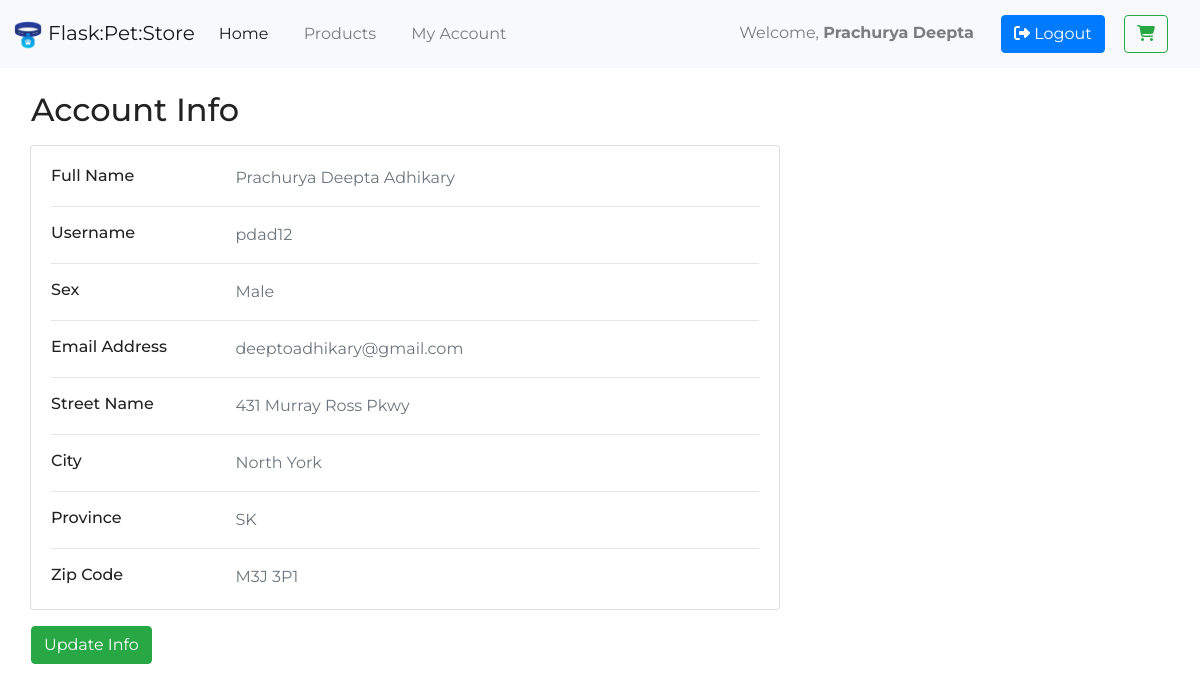
The app's page /customer/ (signed in), older data.
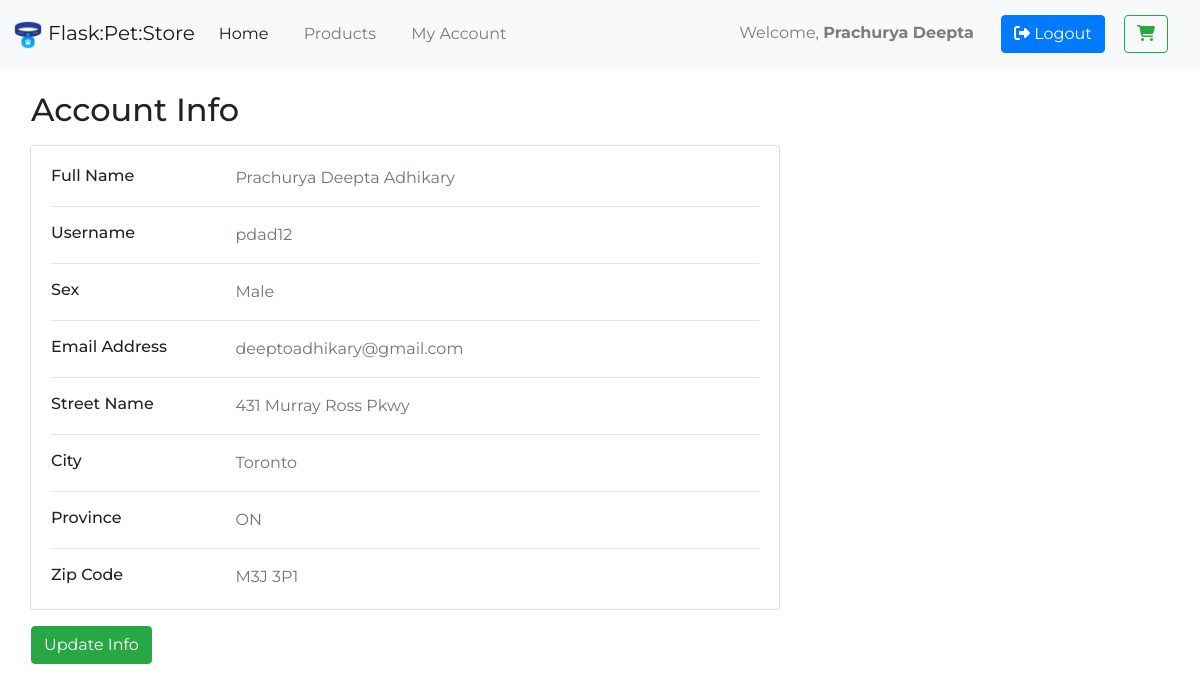
The same page, newer data.
### flask_pet_store/models.py (models this page shows, shortened)
class User(db.Model, UserMixin):
    id = db.Column(
        db.Integer(), primary_key=True
    )
    _first_name = db.Column(
        'first_name', db.String(length=30), nullable=False
    )
    _last_name = db.Column(
        'last_name', db.String(length=30), nullable=False
    )
    sex = db.Column(
        db.String(length=1), nullable=False
    )
    _email = db.Column(
        'email', db.String(length=80), nullable=False, unique=True
    )
    username = db.Column(
        db.String(length=60), nullable=False, unique=True
    )
    _password_hash = db.Column(
        'password_hash', db.String(length=60), nullable=False
    )
    _street_name = db.Column(
        'street_name', db.String(length=60), nullable=False
    )
    _zip_code = db.Column(
        'zip_code', db.String(length=7), nullable=False
    )
    _city = db.Column(
        'city', db.String(length=30), nullable=False
    )
    province = db.Column(
        db.String(length=2), nullable=False
    )
    orders = db.relationship('Product', secondary=product_orders, backref=db.backref('ordered_by', lazy='dynamic'))
    roles = db.relationship('Role', secondary='user_roles', backref=db.backref('subscribers', lazy='dynamic'))
    @hybrid_property
    def first_name(self):
        return self._first_name
    @first_name.setter
    def first_name(self, entered_name):
        self._first_name = entered_name.title()
    @hybrid_property
    def last_name(self):
        return self._last_name
    @last_name.setter
    def last_name(self, entered_name):
        self._last_name = entered_name.title()
    @hybrid_property
    def email(self):
        return self._email
    @email.setter
    def email(self, entered_email):
        self._email = entered_email.lower()
    @hybrid_property
    def password(self):
        return self._password_hash
    @hybrid_property
    def street_name(self):
        return self._street_name
    @street_name.setter
    def street_name(self, entered_street):
        self._street_name = entered_street.title()
    @hybrid_property
    def zip_code(self):
        return self._zip_code
    @zip_code.setter
    def zip_code(self, entered_zip):
        formatted_zip = entered_zip
        if entered_zip[3] != ' ':
            formatted_zip = entered_zip[:3] + ' ' + entered_zip[3:]
        self._zip_code = formatted_zip.upper()
    @hybrid_property
    def city(self):
        return self._city
    @city.setter
    def city(self, entered_city):
        self._city = entered_city.title()

### flask_pet_store/customer/routes.py (the view)
@customer_blueprint.route('/')
@login_required
def index():
    customer = User.query.get_or_404(current_user.id)
    return render_template('customer/index.html', customer=customer)

### flask_pet_store/models.py (called while the page is built)
@login_manager.user_loader
def load_user(user_id):
    return User.query.get(int(user_id))

### flask_pet_store/customer/templates/customer/index.html (shortened to what this page needs)
{% extends 'layout.html' %}
{% block content %}
    <div class="container-fluid">
        <br>
        <h2 class="mb-3 px-3">Account Info</h2>
        <div class="col-md-8">
            <div class="card mb-3">
                <div class="card-body">
                    <div class="row">
                        <div class="col-sm-3">
                            <h6 class="mb-0">Full Name</h6>
                        </div>
                        <div class="col-sm-9 text-secondary">
                            {{ customer.first_name }} {{ customer.last_name }}
                        </div>
                    </div>
                    <hr>
                    <div class="row">
                        <div class="col-sm-3">
                            <h6 class="mb-0">Username</h6>
                        </div>
                        <div class="col-sm-9 text-secondary">
                            {{ customer.username }}
                        </div>
                    </div>
                    <hr>
                    <div class="row">
                        <div class="col-sm-3">
                            <h6 class="mb-0">Sex</h6>
                        </div>
                        <div class="col-sm-9 text-secondary">
                            {{ customer.sex }}
                        </div>
                    </div>
                    <hr>
                    <div class="row">
                        <div class="col-sm-3">
                            <h6 class="mb-0">Email Address</h6>
                        </div>
                        <div class="col-sm-9 text-secondary">
                            {{ customer.email }}
                        </div>
                    </div>
                    <hr>
                    <div class="row">
                        <div class="col-sm-3">
                            <h6 class="mb-0">Street Name</h6>
                        </div>
                        <div class="col-sm-9 text-secondary">
                            {{ customer.street_name }}
                        </div>
                    </div>
                    <hr>
                    <div class="row">
                        <div class="col-sm-3">
                            <h6 class="mb-0">City</h6>
                        </div>
                        <div class="col-sm-9 text-secondary">
                            {{ customer.city }}
                        </div>
                    </div>
                    <hr>
                    <div class="row">
                        <div class="col-sm-3">
                            <h6 class="mb-0">Province</h6>
                        </div>
                        <div class="col-sm-9 text-secondary">
                            {{ customer.province }}
                        </div>
                    </div>
                    <hr>
                    <div class="row">
                        <div class="col-sm-3">
                            <h6 class="mb-0">Zip Code</h6>
                        </div>
                        <div class="col-sm-9 text-secondary">
                            {{ customer.zip_code }}
                        </div>
                    </div>
                </div>
            </div>
        </div>
        <a class="btn btn-success mx-3" href="{{ url_for('customer.update') }}">Update Info</a>
    </div>
{% endblock %}

### flask_pet_store/templates/layout.html (shortened to what this page needs)
<!doctype html>
<html lang="en">
<head>
    <link rel="stylesheet" href="https://cdn.jsdelivr.net/npm/bootstrap@4.6.0/dist/css/bootstrap.min.css"
>
    <link rel="stylesheet" href="{{ url_for('static', filename='css/styles.css') }}">
</head>
<body>
<header>
    <nav class="navbar fixed-top navbar-expand-lg navbar-light bg-light">
        <a class="navbar-brand" href="{{ url_for('home_page') }}">
            <img src="{{ url_for('static', filename='img/logo.png') }}" width="30" height="30"
                 alt="Flask Pet Store logo">
            Flask:Pet:Store
        </a>
        <div class="collapse navbar-collapse" id="navbarSupportedContent">
            <ul class="navbar-nav mr-auto">
                <li class="nav-item active">
                    <a class="nav-link" href="{{ url_for('home_page') }}">Home<span class="sr-only">(current)</span></a>
                </li>
                <li class="nav-item">
                    <a class="nav-link" href="{{ url_for('products.index') }}">Products</a>
                </li>
                <li class="nav-item">
                    <a class="nav-link" href="{{ url_for('customer.index') }}">My Account</a>
                </li>
            </ul>
            <ul class="navbar-nav">
                {% if current_user.is_authenticated %}
                    <li class="nav-item">
                        <a class="nav-link">
                            Welcome, <strong>{{ current_user.first_name }}</strong>
                        </a>
                    </li>
                    <li class="nav-item">
                        <a class="btn btn-primary" href="{{ url_for('customer.logout') }}">
                            <i class="fas fa-sign-out-alt"></i>
                            Logout
                        </a>
                    </li>
                {% endif %}
                <li class="nav-item">
                    <a class="btn btn-outline-success">
                        <i class="fas fa-shopping-cart"></i>
                    </a>
                </li>
            </ul>
        </div>
    </nav>
</header>
<main>
    {% block content %} {% endblock %}
</main>
</body>
</html>

### flask_pet_store/static/css/styles.css (style rules this page uses)
html, body { font-family: 'Montserrat', serif; color: #222; }
main { margin-top: 67px; }
.navbar { padding: 0.8rem; }
.navbar-nav li { padding-right: 1.2rem; }
.navbar-nav .btn { margin-top: 2px; margin-bottom: 2px; }

Row changes from the older to the newer data that the page shows:
changed User "Prachurya Deepta": city "North York" → "Toronto"; province "SK" → "ON"
